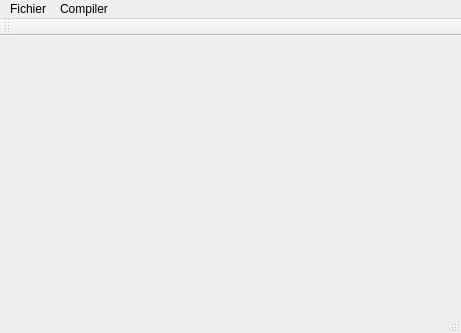
<?xml version="1.0" encoding="UTF-8"?>
<ui version="4.0">
 <class>MainWindow</class>
 <widget class="QMainWindow" name="MainWindow">
  <property name="geometry">
   <rect>
    <x>0</x>
    <y>0</y>
    <width>461</width>
    <height>333</height>
   </rect>
  </property>
  <property name="windowTitle">
   <string>MainWindow</string>
  </property>
  <widget class="QWidget" name="centralWidget"/>
  <widget class="QMenuBar" name="menuBar">
   <property name="geometry">
    <rect>
     <x>0</x>
     <y>0</y>
     <width>461</width>
     <height>22</height>
    </rect>
   </property>
   <widget class="QMenu" name="menufichier">
    <property name="title">
     <string>Fichier</string>
    </property>
    <addaction name="actionnouveau_fichier_projet"/>
    <addaction name="actionouvrir_fichier_projet"/>
    <addaction name="separator"/>
    <addaction name="actionsauvegarder"/>
    <addaction name="actionfermer"/>
    <addaction name="separator"/>
   </widget>
   <widget class="QMenu" name="menuEdition">
    <property name="title">
     <string>Compiler</string>
    </property>
    <addaction name="actioncompiler"/>
    <addaction name="actionex_cuter"/>
    <addaction name="separator"/>
   </widget>
   <addaction name="menufichier"/>
   <addaction name="menuEdition"/>
  </widget>
  <widget class="QToolBar" name="mainToolBar">
   <attribute name="toolBarArea">
    <enum>TopToolBarArea</enum>
   </attribute>
   <attribute name="toolBarBreak">
    <bool>false</bool>
   </attribute>
  </widget>
  <widget class="QStatusBar" name="statusBar"/>
  <action name="action_dition">
   <property name="text">
    <string>édition</string>
   </property>
  </action>
  <action name="actioncomplir">
   <property name="text">
    <string>complir</string>
   </property>
  </action>
  <action name="actiond_boguer">
   <property name="text">
    <string>déboguer</string>
   </property>
  </action>
  <action name="actionanalyze">
   <property name="text">
    <string>analyze</string>
   </property>
  </action>
  <action name="actionoutils">
   <property name="text">
    <string>outils</string>
   </property>
  </action>
  <action name="actionfen_tre">
   <property name="text">
    <string>fenêtre</string>
   </property>
  </action>
  <action name="actionaide">
   <property name="text">
    <string>aide</string>
   </property>
  </action>
  <action name="actionnouveau_fichier_projet">
   <property name="text">
    <string>nouveau fichier/projet</string>
   </property>
   <property name="toolTip">
    <string>open new file</string>
   </property>
  </action>
  <action name="actionouvrir_fichier_projet">
   <property name="text">
    <string>ouvrir fichier/projet</string>
   </property>
  </action>
  <action name="actionsauvegarder">
   <property name="text">
    <string>sauvegarder</string>
   </property>
   <property name="shortcut">
    <string>Ctrl+S</string>
   </property>
   <property name="shortcutVisibleInContextMenu">
    <bool>false</bool>
   </property>
  </action>
  <action name="actionfermer">
   <property name="text">
    <string>fermer</string>
   </property>
   <property name="shortcutVisibleInContextMenu">
    <bool>false</bool>
   </property>
  </action>
  <action name="actioncompiler">
   <property name="text">
    <string>compiler</string>
   </property>
  </action>
  <action name="actionex_cuter">
   <property name="text">
    <string>exécuter</string>
   </property>
  </action>
 </widget>
 <layoutdefault spacing="6" margin="11"/>
 <resources/>
 <connections/>
</ui>
